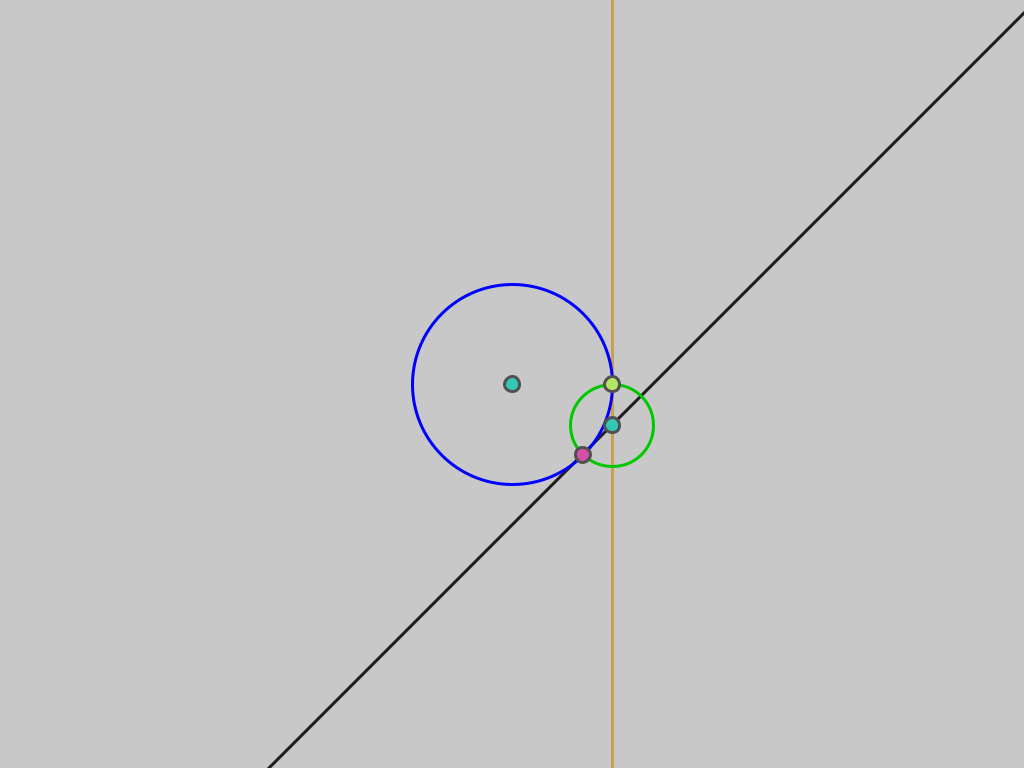
Frame 1 (no input)
Frame 60 (the mouse pressed at the canvas centre just before this capture): identical to frame 1, image omitted
Frame 120 (the mouse held since frame 60 and released just before this capture): identical to frame 1, image omitted

The Processing sketch that drew this single still picture (run headless with seeded random() and noise(); from frame 60 on, the mouse is pressed at the canvas centre):

// Processing sketch: orthogonal_circles
// ── orthogonal_circles.pde
/*

https://mathworld.wolfram.com/OrthogonalCircles.html
https://www.geogebra.org/m/S5xyRmtZ
https://www.cut-the-knot.org/Curriculum/Geometry/GeoGebra/OrthogonalCircle.shtml
http://cs.uef.fi/matematiikka/kurssit/HyperbolicGeometry/HyperbolicGeometryLehmanMarsApril2014.pdf

*/

PVector circular;
PVector angle;
boolean animating;

void setup() {
  size(1024, 768);
  strokeWeight(3);
  
  circular = new PVector(width/2, height/2, 100);
  angle = new PVector(radians(0), radians(45));
}

void draw() {
  background(200);
  stroke(200, 160, 80);
  drawTangentLine(circular, angle.x);
  stroke(30);
  drawTangentLine(circular, angle.y);
  drawCirculars(circular, PVector.mult(angle, 1));
  if (animating)
    angle.y += radians(1);
  angle.x %= TWO_PI;
  angle.y %= TWO_PI;
}

void keyPressed() {
  if (key == ' ')
    animating = !animating;
  else if (keyCode == LEFT)
    angle.x -= radians(1);
  else if (keyCode == RIGHT)
    angle.x += radians(1);
}

void mouseWheel(MouseEvent ev) {
  circular.z *= exp(0.2*ev.getCount());
}

/*

Two circles are orthogonal/perpendicular to each other if they intersect at right angles

They satisfy the following relation:
r^2 + R^2 = d^2 where d is the distance of the two circle center point and r/R are the radius of the two circles.

There are a couple of formulation of a orthogonal circle:

1) Given a circle with center A and a arbitrary point C, construct a orthogonal circle
This formulation defines fixes the tangent point from the center A to the boundary of the circle called point T.
The point C will then connect to the point T to make a line we will call G.
The intersection of line G and the tangent line at the tangent point of the circle with center A is the center
point of our orthogonal circle.

2) Given a circle with center A and two points on the boundary of the circle which we call B and C,
   construct an orthogonal circle.

This formulation is the one we implement.
We can generate point B and C using the parametric equation <cos(t), sin(t)> at 2 user chosen angles.
We can use the fact that the tangent vector is the first derivative of the parametric equation <-sin(t), cos(t)>.
Generate 2 lines at point B and C using the boundary point position and the tangent vector at that position.
The intersection will give us the center point of the orthogonal circle.
Finally, the orthogonal circle radius can be found using the relation r^2 + R^2 = d^2.

*/

void drawCirculars(PVector c, PVector a) {
  PVector[] u = getTangentLine(c, a.x, width);
  PVector[] v = getTangentLine(c, a.y, width);
  PVector o = lineIntersection(u[0], v[0], u[1], v[1]);
  float d = dist(c.x, c.y, o.x, o.y);
  float or = sqrt(d*d - c.z*c.z);
  
  // reference circle
  noFill();
  stroke(0, 0, 255);
  circle(c.x, c.y, 2*c.z);
  
  // orthogonal circle
  stroke(0, 200, 0);
  circle(o.x, o.y, 2*or);
  
  // markers
  stroke(80);
  float r = 15;
  fill(180, 230, 100, 255);
  circle(c.x + c.z*cos(a.x), c.y + c.z*sin(a.x), r);
  fill(210, 80, 170, 255);
  circle(c.x + c.z*cos(a.y), c.y + c.z*sin(a.y), r);
  fill(50, 200, 180);
  circle(c.x, c.y, r);
  
  circle(o.x, o.y, r);
}

void drawTangentLine(PVector c, float t) {
  PVector[] r = getTangentLine(c, t, width);
  line(r[0].x-r[1].x, r[0].y-r[1].y, r[0].x+r[1].x, r[0].y+r[1].y);
}

PVector[] getTangentLine(PVector c, float t, float l) {
  float co = cos(t);
  float si = sin(t);
  
  PVector[] r = new PVector[2];
  r[0] = new PVector(c.x + c.z*co, c.y + c.z*si);
  r[1] = new PVector(-si*l, co*l);
  return r;
}

PVector lineIntersection(PVector p1, PVector p2, PVector d1, PVector d2) {
  float t = ((p2.y - p1.y) * d1.x - (p2.x - p1.x) * d1.y) / (d2.x * d1.y - d2.y * d1.x);
  return new PVector(p2.x + t*d2.x, p2.y + t*d2.y);
}
